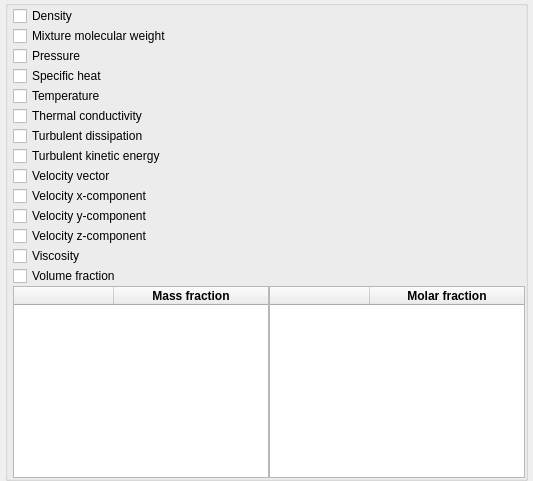
                     <widget class="QWidget" name="subpage_cell_fluid">
                      <layout class="QGridLayout" name="gridLayout_8">
                       <property name="leftMargin">
                        <number>5</number>
                       </property>
                       <property name="topMargin">
                        <number>0</number>
                       </property>
                       <property name="rightMargin">
                        <number>5</number>
                       </property>
                       <property name="bottomMargin">
                        <number>0</number>
                       </property>
                       <property name="spacing">
                        <number>0</number>
                       </property>
                       <item row="0" column="0" alignment="Qt::AlignTop">
                        <widget class="QGroupBox" name="groupbox_cell_fluid">
                         <property name="font">
                          <font>
                           <weight>50</weight>
                           <bold>false</bold>
                          </font>
                         </property>
                         <property name="title">
                          <string/>
                         </property>
                         <property name="flat">
                          <bool>true</bool>
                         </property>
                         <property name="checkable">
                          <bool>false</bool>
                         </property>
                         <layout class="QGridLayout" name="layout_cell_fluid" rowstretch="0,0,0,0,0,0,0,0,0,0,0,0,1,0,0">
                          <property name="leftMargin">
                           <number>5</number>
                          </property>
                          <property name="topMargin">
                           <number>0</number>
                          </property>
                          <property name="rightMargin">
                           <number>0</number>
                          </property>
                          <property name="bottomMargin">
                           <number>0</number>
                          </property>
                          <property name="spacing">
                           <number>0</number>
                          </property>
                          <item row="11" column="0" colspan="2">
                           <widget class="CheckBox" name="checkbox_keyword_vtk_w_g_args_VTK">
                            <property name="text">
                             <string>Velocity z-component</string>
                            </property>
                           </widget>
                          </item>
                          <item row="1" column="0" colspan="2">
                           <widget class="CheckBox" name="checkbox_keyword_vtk_mw_mix_g_args_VTK">
                            <property name="text">
                             <string>Mixture molecular weight</string>
                            </property>
                           </widget>
                          </item>
                          <item row="7" column="0" colspan="2">
                           <widget class="CheckBox" name="checkbox_keyword_vtk_k_turb_g_args_VTK">
                            <property name="text">
                             <string>Turbulent kinetic energy</string>
                            </property>
                           </widget>
                          </item>
                          <item row="12" column="0" colspan="2">
                           <widget class="CheckBox" name="checkbox_keyword_vtk_mu_g_args_VTK">
                            <property name="text">
                             <string>Viscosity</string>
                            </property>
                           </widget>
                          </item>
                          <item row="0" column="0" colspan="2">
                           <widget class="CheckBox" name="checkbox_keyword_vtk_ro_g_args_VTK">
                            <property name="text">
                             <string>Density</string>
                            </property>
                           </widget>
                          </item>
                          <item row="10" column="0" colspan="2">
                           <widget class="CheckBox" name="checkbox_keyword_vtk_v_g_args_VTK">
                            <property name="text">
                             <string>Velocity y-component</string>
                            </property>
                           </widget>
                          </item>
                          <item row="13" column="0" colspan="2">
                           <widget class="CheckBox" name="checkbox_keyword_vtk_ep_g_args_VTK">
                            <property name="text">
                             <string>Volume fraction</string>
                            </property>
                           </widget>
                          </item>
                          <item row="14" column="0">
                           <widget class="QTableWidget" name="tablewidget_fluid_mass_fraction">
                            <property name="selectionBehavior">
                             <enum>QAbstractItemView::SelectRows</enum>
                            </property>
                            <attribute name="horizontalHeaderMinimumSectionSize">
                             <number>10</number>
                            </attribute>
                            <attribute name="horizontalHeaderHighlightSections">
                             <bool>false</bool>
                            </attribute>
                            <attribute name="horizontalHeaderStretchLastSection">
                             <bool>true</bool>
                            </attribute>
                            <attribute name="verticalHeaderVisible">
                             <bool>false</bool>
                            </attribute>
                            <attribute name="verticalHeaderHighlightSections">
                             <bool>false</bool>
                            </attribute>
                            <column>
                             <property name="text">
                              <string/>
                             </property>
                            </column>
                            <column>
                             <property name="text">
                              <string>Mass fraction</string>
                             </property>
                             <property name="font">
                              <font>
                               <weight>75</weight>
                               <bold>true</bold>
                              </font>
                             </property>
                            </column>
                           </widget>
                          </item>
                          <item row="4" column="0" colspan="2">
                           <widget class="CheckBox" name="checkbox_keyword_vtk_t_g_args_VTK">
                            <property name="text">
                             <string>Temperature</string>
                            </property>
                           </widget>
                          </item>
                          <item row="14" column="1">
                           <widget class="QTableWidget" name="tablewidget_fluid_molar_fraction">
                            <property name="selectionBehavior">
                             <enum>QAbstractItemView::SelectRows</enum>
                            </property>
                            <attribute name="horizontalHeaderMinimumSectionSize">
                             <number>10</number>
                            </attribute>
                            <attribute name="horizontalHeaderHighlightSections">
                             <bool>false</bool>
                            </attribute>
                            <attribute name="horizontalHeaderStretchLastSection">
                             <bool>true</bool>
                            </attribute>
                            <attribute name="verticalHeaderVisible">
                             <bool>false</bool>
                            </attribute>
                            <attribute name="verticalHeaderHighlightSections">
                             <bool>false</bool>
                            </attribute>
                            <column>
                             <property name="text">
                              <string/>
                             </property>
                            </column>
                            <column>
                             <property name="text">
                              <string>Molar fraction</string>
                             </property>
                             <property name="font">
                              <font>
                               <weight>75</weight>
                               <bold>true</bold>
                              </font>
                             </property>
                            </column>
                           </widget>
                          </item>
                          <item row="2" column="0" colspan="2">
                           <widget class="CheckBox" name="checkbox_keyword_vtk_p_g_args_VTK">
                            <property name="text">
                             <string>Pressure</string>
                            </property>
                           </widget>
                          </item>
                          <item row="6" column="0" colspan="2">
                           <widget class="CheckBox" name="checkbox_keyword_vtk_e_turb_g_args_VTK">
                            <property name="text">
                             <string>Turbulent dissipation</string>
                            </property>
                           </widget>
                          </item>
                          <item row="3" column="0" colspan="2">
                           <widget class="CheckBox" name="checkbox_keyword_vtk_c_pg_args_VTK">
                            <property name="text">
                             <string>Specific heat</string>
                            </property>
                           </widget>
                          </item>
                          <item row="9" column="0" colspan="2">
                           <widget class="CheckBox" name="checkbox_keyword_vtk_u_g_args_VTK">
                            <property name="text">
                             <string>Velocity x-component</string>
                            </property>
                           </widget>
                          </item>
                          <item row="8" column="0" colspan="2">
                           <widget class="CheckBox" name="checkbox_keyword_vtk_vel_g_args_VTK">
                            <property name="text">
                             <string>Velocity vector</string>
                            </property>
                           </widget>
                          </item>
                          <item row="5" column="0" colspan="2">
                           <widget class="CheckBox" name="checkbox_keyword_vtk_k_g_args_VTK">
                            <property name="text">
                             <string>Thermal conductivity</string>
                            </property>
                           </widget>
                          </item>
                         </layout>
                         <zorder>checkbox_keyword_vtk_k_g_args_VTK</zorder>
                         <zorder>checkbox_keyword_vtk_p_g_args_VTK</zorder>
                         <zorder>checkbox_keyword_vtk_e_turb_g_args_VTK</zorder>
                         <zorder>checkbox_keyword_vtk_mu_g_args_VTK</zorder>
                         <zorder>tablewidget_fluid_molar_fraction</zorder>
                         <zorder>checkbox_keyword_vtk_w_g_args_VTK</zorder>
                         <zorder>checkbox_keyword_vtk_c_pg_args_VTK</zorder>
                         <zorder>checkbox_keyword_vtk_t_g_args_VTK</zorder>
                         <zorder>checkbox_keyword_vtk_k_turb_g_args_VTK</zorder>
                         <zorder>checkbox_keyword_vtk_vel_g_args_VTK</zorder>
                         <zorder>checkbox_keyword_vtk_u_g_args_VTK</zorder>
                         <zorder>tablewidget_fluid_mass_fraction</zorder>
                         <zorder>checkbox_keyword_vtk_ep_g_args_VTK</zorder>
                         <zorder>checkbox_keyword_vtk_mw_mix_g_args_VTK</zorder>
                         <zorder>checkbox_keyword_vtk_ro_g_args_VTK</zorder>
                         <zorder>checkbox_keyword_vtk_v_g_args_VTK</zorder>
                        </widget>
                       </item>
                       <item row="1" column="0">
                        <spacer name="verticalSpacer_5">
                         <property name="orientation">
                          <enum>Qt::Vertical</enum>
                         </property>
                         <property name="sizeType">
                          <enum>QSizePolicy::Expanding</enum>
                         </property>
                         <property name="sizeHint" stdset="0">
                          <size>
                           <width>20</width>
                           <height>0</height>
                          </size>
                         </property>
                        </spacer>
                       </item>
                      </layout>
                     </widget>
